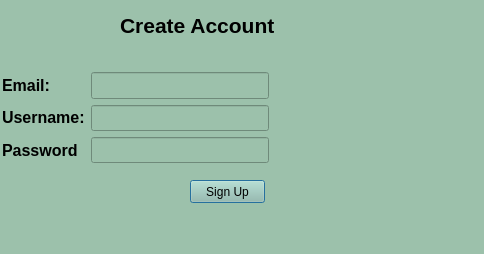
<?xml version="1.0" encoding="UTF-8"?>
<ui version="4.0">
 <class>Dialog</class>
 <widget class="QDialog" name="Dialog">
  <property name="geometry">
   <rect>
    <x>0</x>
    <y>0</y>
    <width>484</width>
    <height>254</height>
   </rect>
  </property>
  <property name="windowTitle">
   <string>Dialog</string>
  </property>
  <property name="styleSheet">
   <string notr="true">background-color: rgb(156, 193, 171);</string>
  </property>
  <widget class="QPushButton" name="pushButton">
   <property name="geometry">
    <rect>
     <x>190</x>
     <y>180</y>
     <width>75</width>
     <height>23</height>
    </rect>
   </property>
   <property name="text">
    <string>Sign Up</string>
   </property>
  </widget>
  <widget class="QLabel" name="label_4">
   <property name="geometry">
    <rect>
     <x>120</x>
     <y>0</y>
     <width>211</width>
     <height>51</height>
    </rect>
   </property>
   <property name="font">
    <font>
     <pointsize>16</pointsize>
     <weight>75</weight>
     <bold>true</bold>
    </font>
   </property>
   <property name="text">
    <string>Create Account</string>
   </property>
  </widget>
  <widget class="QLabel" name="label_5">
   <property name="geometry">
    <rect>
     <x>310</x>
     <y>60</y>
     <width>131</width>
     <height>111</height>
    </rect>
   </property>
   <property name="text">
    <string/>
   </property>
   <property name="pixmap">
    <pixmap>victoria.png</pixmap>
   </property>
   <property name="scaledContents">
    <bool>true</bool>
   </property>
  </widget>
  <widget class="QWidget" name="">
   <property name="geometry">
    <rect>
     <x>2</x>
     <y>72</y>
     <width>267</width>
     <height>91</height>
    </rect>
   </property>
   <layout class="QFormLayout" name="formLayout">
    <item row="0" column="0">
     <layout class="QVBoxLayout" name="verticalLayout_2">
      <item>
       <widget class="QLabel" name="label">
        <property name="font">
         <font>
          <pointsize>12</pointsize>
          <weight>75</weight>
          <bold>true</bold>
         </font>
        </property>
        <property name="text">
         <string>Email:</string>
        </property>
       </widget>
      </item>
      <item>
       <widget class="QLabel" name="label_2">
        <property name="font">
         <font>
          <pointsize>12</pointsize>
          <weight>75</weight>
          <bold>true</bold>
         </font>
        </property>
        <property name="text">
         <string>Username:</string>
        </property>
       </widget>
      </item>
      <item>
       <widget class="QLabel" name="label_3">
        <property name="font">
         <font>
          <pointsize>12</pointsize>
          <weight>75</weight>
          <bold>true</bold>
         </font>
        </property>
        <property name="text">
         <string>Password</string>
        </property>
       </widget>
      </item>
     </layout>
    </item>
    <item row="0" column="1">
     <layout class="QVBoxLayout" name="verticalLayout">
      <item>
       <widget class="QLineEdit" name="email">
        <property name="font">
         <font>
          <pointsize>12</pointsize>
         </font>
        </property>
       </widget>
      </item>
      <item>
       <widget class="QLineEdit" name="username">
        <property name="font">
         <font>
          <pointsize>12</pointsize>
         </font>
        </property>
       </widget>
      </item>
      <item>
       <widget class="QLineEdit" name="password">
        <property name="font">
         <font>
          <pointsize>12</pointsize>
         </font>
        </property>
       </widget>
      </item>
     </layout>
    </item>
   </layout>
  </widget>
 </widget>
 <resources>
  <include location="icons2.qrc"/>
 </resources>
 <connections/>
</ui>
